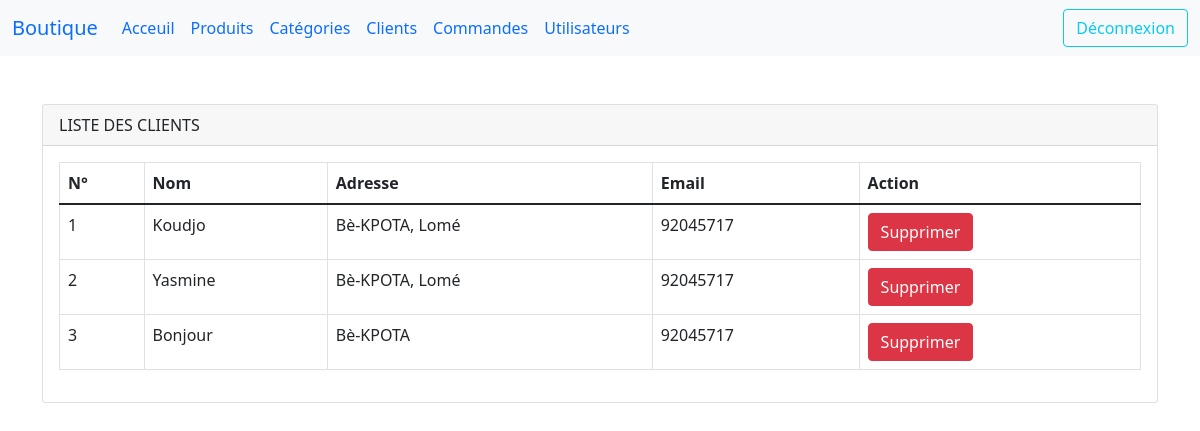
/customer-list.php, run on the app's committed database.
### tables this page shows
CREATE TABLE IF NOT EXISTS `customer` (
  `ID` int NOT NULL AUTO_INCREMENT,
  `nom` varchar(255) NOT NULL,
  `adresse` varchar(255) DEFAULT NULL,
  `email` varchar(255) NOT NULL,
  `mot_de_passe` varchar(255) NOT NULL,
  PRIMARY KEY (`ID`)
);

### customer-list.php (the view, shortened to what this page needs)
<?php
require_once 'con_db.php';
$query = "SELECT * FROM customer";
$result = mysqli_query($con, $query);
?>
<!DOCTYPE html>
<html lang="en">
<head>
    <link rel="stylesheet" href="bootstrap/css/bootstrap.min.css">
</head>
<body>
<?php include 'navbar.php'?>
<div class="container mt-5">
    <div class="card">
        <div class="card-header">LISTE DES CLIENTS</div>
        <div class="card-body">
            <table class="table table-bordered">
                <thead>
                <tr>
                    <th>N°</th>
                    <th>Nom</th>
                    <th>Adresse</th>
                    <th>Email</th>
                    <th>Action</th>
                </tr>
                </thead>
                <tbody>
                <?php
                $numero = 1;
                while ($row = mysqli_fetch_assoc($result)) {
                    echo "<tr>";
                    echo "<td>" . $numero . "</td>";
                    echo "<td>" . $row['nom'] . "</td>";
                    echo "<td>" . $row['adresse'] . "</td>";
                    echo "<td>" . $row['email'] . "</td>";
                    echo "<td>
                            <form action='' method='post' onsubmit='return confirm(\"Êtes-vous sûr de vouloir supprimer ce client ?\")'>
                                <input type='hidden' name='delete_id' value='" . $row['ID'] . "'>
                                <button type='submit' class='btn btn-danger'>Supprimer</button>
                            </form>
                          </td>";
                    echo "</tr>";
                    $numero++;
                }
                ?>
                </tbody>
            </table>
        </div>
    </div>
</div>
</body>
</html>

### data on the page
customer: nom "Koudjo", adresse "Bè-KPOTA, Lomé", email "92045717"
customer: nom "Yasmine", adresse "Bè-KPOTA, Lomé", email "92045717"
customer: nom "Bonjour", adresse "Bè-KPOTA", email "92045717"
